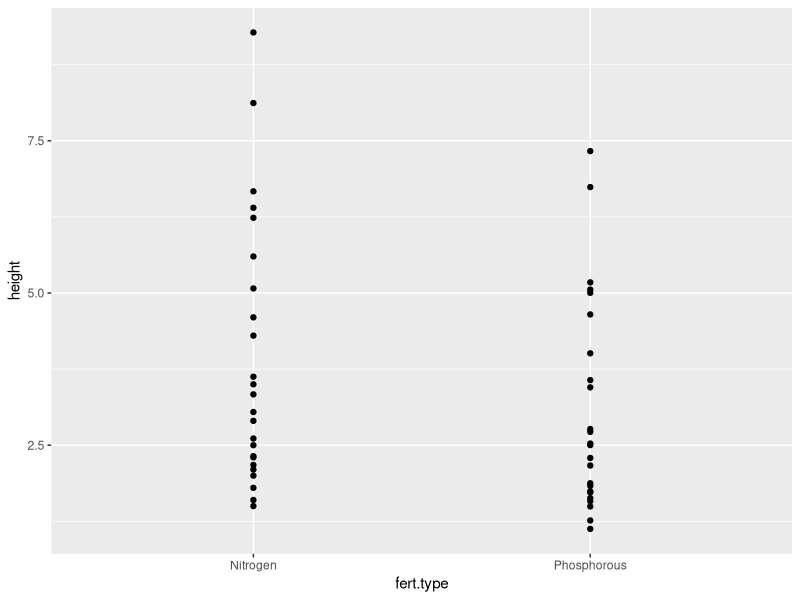
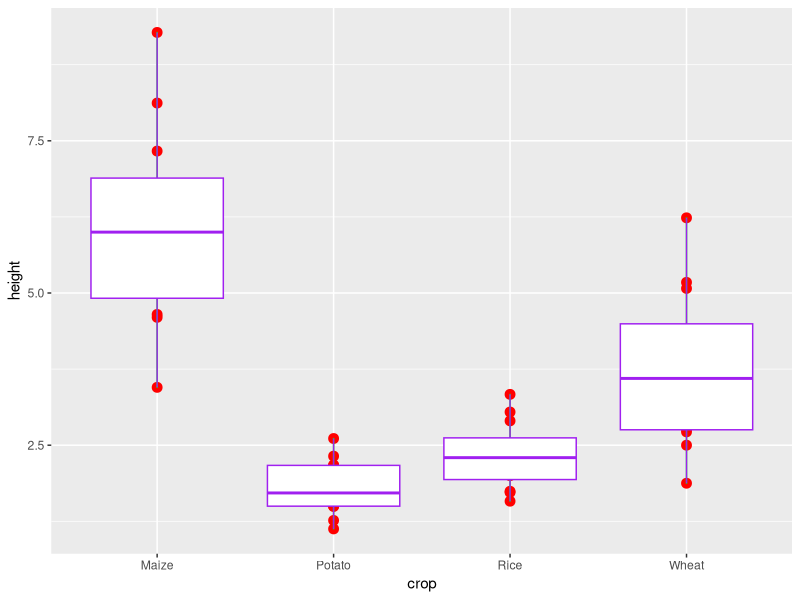
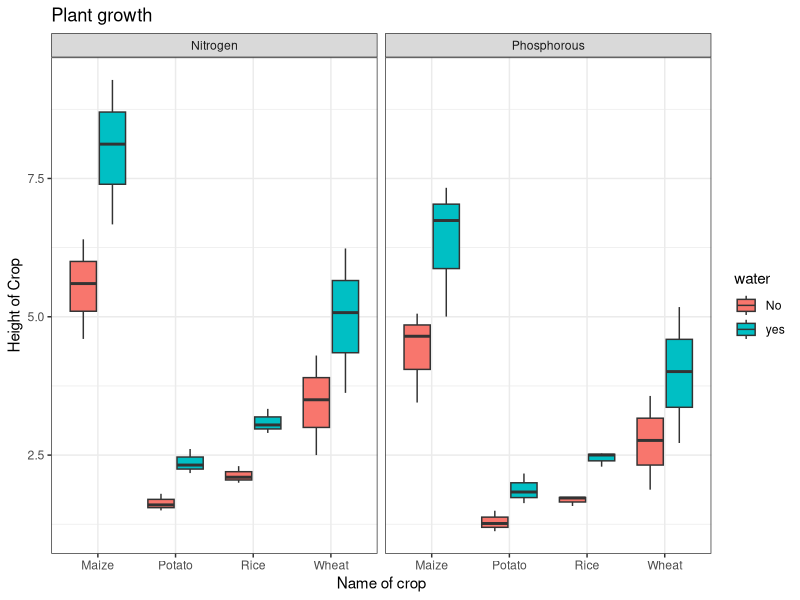
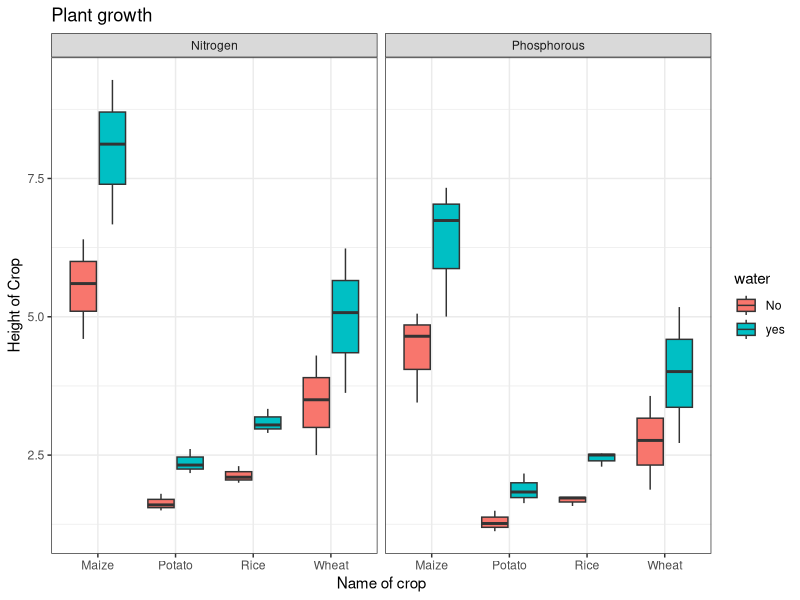

These charts were generated, in order, by the following R code:
install.packages("ggplot2")
library(ggplot2)

#basic syntax
#1-- ggplot(that's the function)
#2-- data (import data)
#3-- mapping(define x axis and y axis)
#4--geometry(scatter,box,line etc.)

library(readxl)
x <- read_excel("ggdata.xlsx", sheet = "gg1")
View(x)

ggplot(data = x,mapping = aes(x=fert.type,y=height))+geom_point()
#more specific
ggplot(x,aes(crop,height))+geom_point(size=3,colour="red")+geom_line(colour="green")+geom_boxplot(col="purple")

ggplot(x,aes(crop,height,fill=water))+
  geom_boxplot()+
  facet_wrap(~fert.type)+
  labs(x="Name of crop",y="Height of Crop",title="Plant growth")+
theme_bw()
ggsave("ggplot1.tiff",units="in",width = 8,height=6,dpi=300,compression="lzw")
